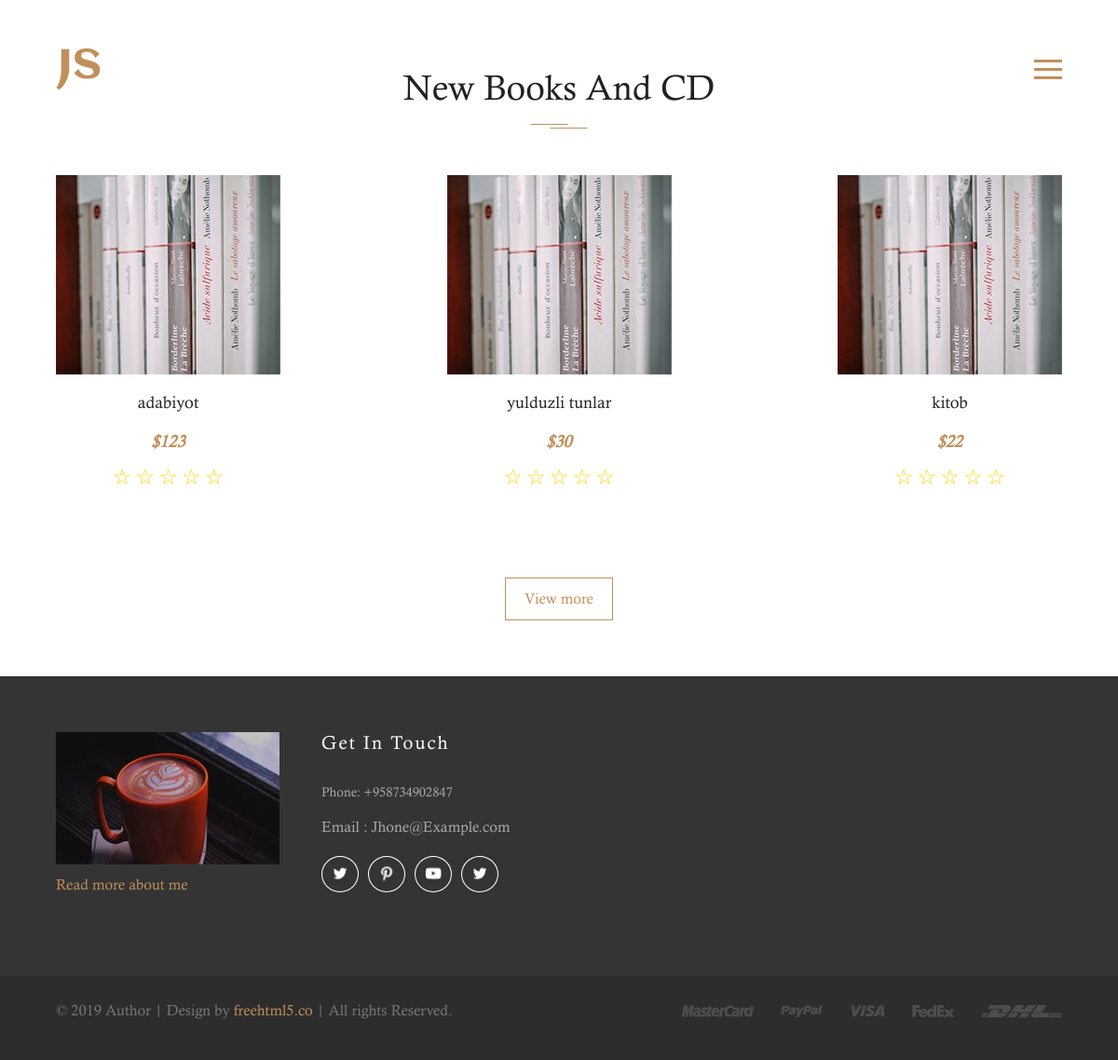
The page /books/ on the database its author committed.
### pages/models.py (models this page shows, shortened)
class Book(models.Model):
    book_name = models.CharField(max_length=50)
    photo = models.ImageField(upload_to='images/')
    price = models.PositiveIntegerField(max_length=6)
    body = models.TextField()

### pages/views.py (the view)
# urls.py: path('books/', BooksPage.as_view(), name="book"),
class BooksPage(ListView):
    model = Book
    template_name = "books.html"

### templates/books.html (shortened to what this page needs)
{% load crispy_forms_tags %}
<!doctype html>
<html lang="en">
<head>
	<link rel="stylesheet" href="/static/css/style.css">
	<link rel="stylesheet" href="/static/css/slick.css">
    <link href="https://cdn.jsdelivr.net/npm/bootstrap@5.2.3/dist/css/bootstrap.min.css" rel="stylesheet">
</head>
<body>
	<nav class="site-navigation">
		<div class="site-navigation-inner site-container">
			<a href="/"><img src="/static/images/site-logo.png" alt="site logo"></a>
			<div id="myBtn" class="burger-container" onclick="myFunction(this)">
				<div class="bar1"></div>
				<div class="bar2"></div>
				<div class="bar3"></div>
			</div>
		</div>
	</nav>
    <br><br><br>
	<section class="fh5co-books">
		<div class="site-container">
			<h2 class="universal-h2 universal-h2-bckg">New Books And CD</h2>
			<div class="books">
                {% for kitob in object_list %}
                    <div class="single-book">
                        <a href="{% url 'book_detail' kitob.pk %}" class="single-book__img">
                            <img src="/static/images/books-1.jpg" alt="single book and cd">
                        </a>
                        <h4 class="single-book__title">{{kitob.book_name}}</h4>
                        <span class="single-book__price">${{kitob.price}}</span>
                        <div class="rating">
                            <span>&#9734;</span>
                            <span>&#9734;</span>
                            <span>&#9734;</span>
                            <span>&#9734;</span>
                            <span>&#9734;</span>
                        </div>
                    </div>
                    {% endfor %}
                </div>
			<div class="books-brand-button">
				<a href="#" class="brand-button">View more</a>
			</div>
		</div>
	</section>
	<footer class="site-footer">
		<div class="site-container">
			<div class="footer-inner">
				<div class="footer-info">
					<div class="footer-info__left">
						<img src="/static/images/footer-img.jpg" alt="about me image">
						<p>Read more about me</p>
					</div>
					<div class="footer-info__right">
						<h5>Get In Touch</h5>
						<p class="footer-phone">Phone: +958734902847</p>
						<p>Email : Jhone@Example.com</p>
						<div class="social-icons">
							<a href="#" target="_blank"><img src="/static/images/social-twitter.png" alt="social icon"></a>
							<a href="#" target="_blank"><img src="/static/images/social-pinterest.png" alt="social icon"></a>
							<a href="#" target="_blank"><img src="/static/images/social-youtube.png" alt="social icon"></a>
							<a href="#" target="_blank"><img src="/static/images/social-twitter.png" alt="social icon"></a>
						</div>
					</div>
				</div>
			</div>
		</div>
		<div class="footer-bottom">
			<div class="site-container footer-bottom-inner">
				<p>© 2019 Author | Design by <a href="https://freehtml5.co/" target="_blank">freehtml5.co</a> | All rights Reserved.</p>
				<div class="footer-bottom__img">
					<img src="/static/images/footer-mastercard.png" alt="footer image">
					<img src="/static/images/footer-paypal.png" alt="footer image">
					<img src="/static/images/footer-visa.png" alt="footer image">
					<img src="/static/images/footer-fedex.png" alt="footer image">
					<img src="/static/images/footer-dhl.png" alt="footer image">
				</div>
			</div>
		</div>
	</footer>

### static/css/style.css (style rules this page uses)
* { margin: 0; padding: 0; font-family: "Calisto-MT"; }
.site-container { width: 1115px; margin: 0 auto; }
@media (max-width: 1250px) { .site-container { width: 90%; } }
.universal-h2 { font-size: 48px; text-align: center; color: #222; }
@media (max-width: 1250px) { .universal-h2 { font-size: 38px; } }
.universal-h2-bckg { background-image: url("../images/double-line.svg"); background-repeat: no-repeat; background-position: center bottom; }
.site-navigation { position: absolute; top: 4.6%; width: 100%; z-index: 2; }
.site-navigation-inner { display: flex; align-items: center; justify-content: space-between; }
.burger-container { cursor: pointer; z-index: 3; }
.bar1, .bar2, .bar3 { width: 30px; height: 3px; background-color: #c18f59; margin: 6px 0; transition: 0.4s; }
.brand-button { display: inline-block; padding: 10px 20px; font-size: 11px; text-transform: uppercase; text-decoration: none; color: #c18f59; border: 1px solid #fff; transition: 0.3s ease; }
.fh5co-books { margin-bottom: 122px; }
.fh5co-books .universal-h2 { margin-bottom: 50px; padding-bottom: 20px; }
.fh5co-books .books-brand-button { text-align: center; }
.fh5co-books .books-brand-button .brand-button { font-size: 16px; text-transform: none; border-color: #c18f59; }
@media (max-width: 1250px) { .fh5co-books { margin-bottom: 60px; } }
.books { display: flex; justify-content: space-between; flex-wrap: wrap; margin-bottom: 70px; }
.single-book { margin-bottom: 20px; text-align: center; }
.single-book .single-book__img { position: relative; display: block; font-size: 0; }
.single-book .single-book__title { margin: 19px 0 18px; font-size: 18px; }
.single-book .single-book__price { font-size: 18px; font-weight: 600; font-style: italic; color: #c18f59; }
@media (max-width: 1250px) { .single-book { margin-right: 10px; } }
@media (max-width: 1250px) { .single-book:last-child { margin-right: 0; } }
.rating { margin-top: 8px; unicode-bidi: bidi-override; direction: rtl; }
.rating span { font-size: 23px; color: #ffd200; cursor: pointer; }
.social-icons a { position: relative; border: 1px solid white; border-radius: 50%; padding: 13px 23px; margin-right: 10px; transition: 0.3s ease; }
.social-icons img { position: absolute; left: 50%; top: 50%; transform: translate(-50%, -50%); }
.site-footer { padding-top: 120px; background-color: #343434; }
@media (max-width: 1250px) { .site-footer { padding-top: 60px; } }
.footer-inner { display: flex; justify-content: space-between; padding-bottom: 95px; }
.footer-inner h5 { margin-bottom: 30px; font-size: 20px; letter-spacing: 2px; color: #fff; }
@media (max-width: 1250px) { .footer-inner { padding-bottom: 50px; flex-direction: column; align-items: center; } }
.footer-info { width: 50%; display: flex; }
.footer-info .footer-info__left { margin-right: 45px; }
.footer-info .footer-info__left img { margin-bottom: 10px; }
.footer-info .footer-info__left p { color: #c18f59; }
.footer-info .footer-info__right p { margin-bottom: 15px; color: #aaa; }
.footer-info .footer-info__right .footer-phone { font-size: 14px; }
.footer-info .footer-info__right .social-icons { margin-top: 27px; }
.footer-info .footer-info__right .social-icons a { padding: 9px 19px; }
@media (max-width: 1250px) { .footer-info { width: 100%; margin-bottom: 20px; } }
.footer-bottom { padding: 25px 0; background-color: #2d2d2d; }
.footer-bottom-inner { display: flex; justify-content: space-between; }
.footer-bottom-inner p { color: #777; }
.footer-bottom-inner a { color: #c18f59; text-decoration: none; transition: 0.3s ease; }
.footer-bottom-inner .footer-bottom__img img { margin-right: 25px; }
.footer-bottom-inner .footer-bottom__img img:last-child { margin-right: 0; }

### rows shown on the page
Book: book_name "adabiyot", price "123"
Book: book_name "yulduzli tunlar", price "30"
Book: book_name "kitob", price "22"
